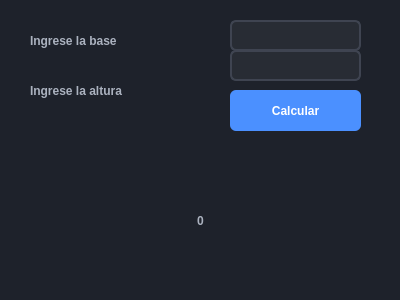
<?xml version="1.0" encoding="UTF-8"?>
<ui version="4.0">
 <class>Dialog</class>
 <widget class="QDialog" name="Dialog">
  <property name="geometry">
   <rect>
    <x>0</x>
    <y>0</y>
    <width>400</width>
    <height>300</height>
   </rect>
  </property>
  <property name="windowTitle">
   <string>Area de un Rectangulo</string>
  </property>
  <property name="styleSheet">
   <string notr="true">/* DISEÑO GENERAL DE LA VENTANA */
QDialog, QMainWindow {
    background-color: #1e222b; /* Fondo oscuro elegante */
    color: #ffffff;            /* Texto blanco */
    font-family: &quot;Segoe UI&quot;, Arial, sans-serif;
    font-size: 14px;
}

/* DISEÑO DE LOS CUADROS DE TEXTO (Inputs) */
QLineEdit, QTextEdit, QPlainTextEdit {
    background-color: #282c34;
    color: #ffffff;
    border: 2px solid #3f4451;
    border-radius: 6px;
    padding: 4px 8px; /* 👈 Baja estos números (por ejemplo a 4px y 8px) para darle más aire al texto */
}

/* Cuando el usuario hace clic para escribir en el cuadro de texto */
QLineEdit:focus, QTextEdit:focus, QPlainTextEdit:focus {
    border: 2px solid #4b90ff; /* El borde cambia a azul brillante */
    background-color: #2c313c;
}

/* DISEÑO DE LAS ETIQUETAS DE TEXTO (Labels) */
QLabel {
    color: #abb2bf; /* Color gris claro/plateado para que no canse la vista */
    font-weight: 500;
}

/* DISEÑO DEL BOTÓN CALCULAR */
QPushButton {
    background-gradient: qlineargradient(x1:0, y1:0, x2:0, y2:1, stop:0 #4b90ff, stop:1 #2766cc);
    background-color: #4b90ff; /* Azul base */
    color: #ffffff;
    font-weight: bold;
    border: none;
    border-radius: 6px;        /* Botón redondeado */
    padding: 10px 20px;
    min-height: 20px;
}

/* Cuando el usuario pasa el mouse sobre el botón */
QPushButton:hover {
    background-color: #619eff; /* Se vuelve un azul más vivo */
    cursor: pointer;
}

/* Cuando el usuario presiona el botón */
QPushButton:pressed {
    background-color: #1f54a8; /* Se oscurece un poco al hundirse */
    padding-top: 11px;         /* Efecto visual de click */
    padding-bottom: 9px;
}</string>
  </property>
  <widget class="QLabel" name="label">
   <property name="geometry">
    <rect>
     <x>30</x>
     <y>20</y>
     <width>121</width>
     <height>41</height>
    </rect>
   </property>
   <property name="text">
    <string>Ingrese la base</string>
   </property>
  </widget>
  <widget class="QLabel" name="label_2">
   <property name="geometry">
    <rect>
     <x>30</x>
     <y>60</y>
     <width>131</width>
     <height>61</height>
    </rect>
   </property>
   <property name="text">
    <string>Ingrese la altura</string>
   </property>
  </widget>
  <widget class="QLineEdit" name="txt_base">
   <property name="geometry">
    <rect>
     <x>230</x>
     <y>20</y>
     <width>131</width>
     <height>31</height>
    </rect>
   </property>
  </widget>
  <widget class="QLineEdit" name="txt_altura">
   <property name="geometry">
    <rect>
     <x>230</x>
     <y>50</y>
     <width>131</width>
     <height>31</height>
    </rect>
   </property>
  </widget>
  <widget class="QPushButton" name="btn_calcular">
   <property name="geometry">
    <rect>
     <x>230</x>
     <y>90</y>
     <width>131</width>
     <height>41</height>
    </rect>
   </property>
   <property name="text">
    <string>Calcular</string>
   </property>
  </widget>
  <widget class="QLabel" name="lbl_resultado">
   <property name="geometry">
    <rect>
     <x>20</x>
     <y>170</y>
     <width>361</width>
     <height>101</height>
    </rect>
   </property>
   <property name="text">
    <string>0</string>
   </property>
   <property name="alignment">
    <set>Qt::AlignCenter</set>
   </property>
  </widget>
 </widget>
 <resources/>
 <connections/>
</ui>
